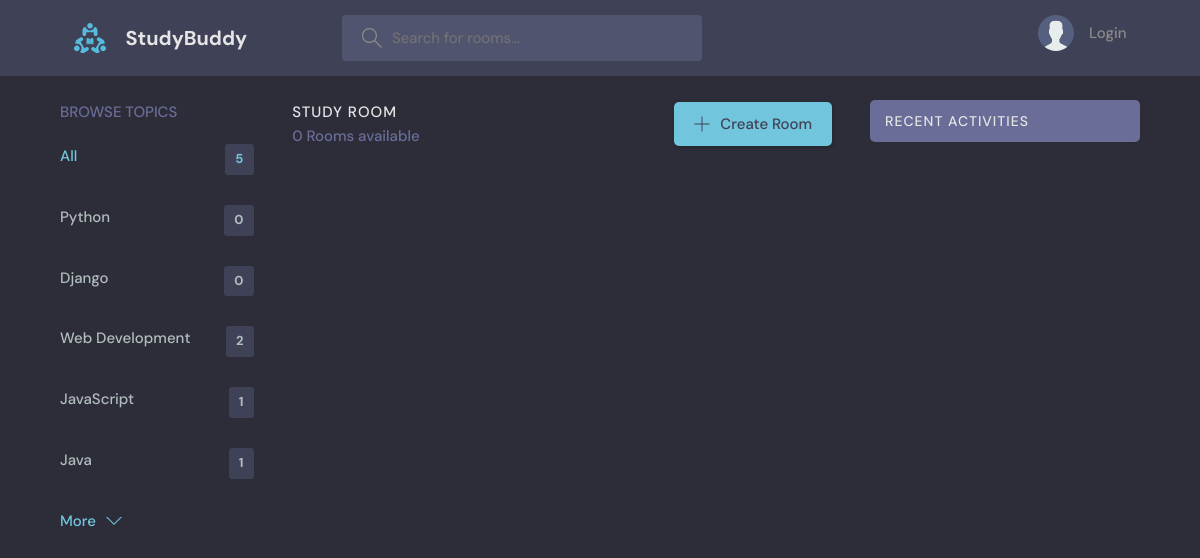
Page /?q=Python on the earlier database version.
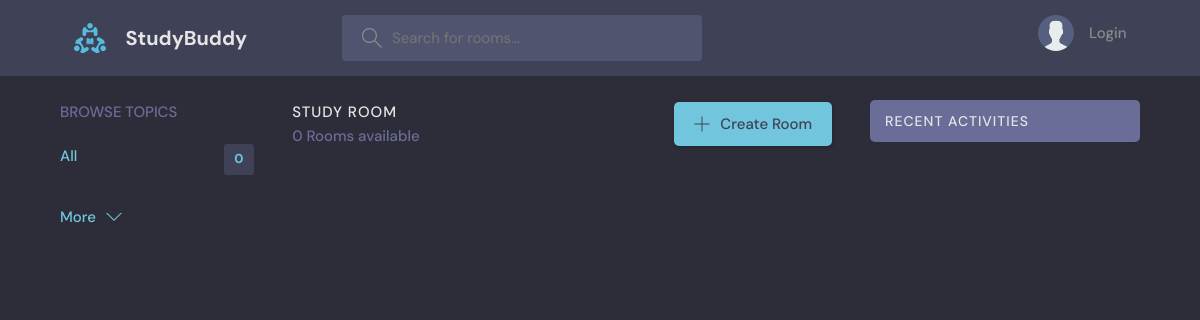
Same page on the later database version.
### base/models.py (models this page shows, shortened)
class Topic(models.Model):
    name = models.CharField(max_length=200)

### base/views.py (the view)
# urls.py: path('', views.home, name='home'),
def home(request):
    q = request.GET.get('q') if request.GET.get('q') != None else ''
    rooms = Room.objects.filter(
        Q(topic__name__icontains=q) |
        Q(name__icontains=q) |
        Q(description__icontains=q)
        )
    topics = Topic.objects.all()[0:5]
    room_count = rooms.count()
    room_messages = Message.objects.filter(Q(room__topic__name__icontains=q))
    context = {'rooms': rooms, 'topics': topics,
               'room_count': room_count, 'room_messages': room_messages}
    return render(request, 'base/home.html', context)

### base/templates/base/home.html (shortened to what this page needs)
{% extends 'main.html'%}
{% block content %}
  <main class="layout layout--3">
    <div class="container">
      {% include 'base/topics_component.html' %}
      <div class="roomList">
        <div class="roomList__header">
          <div>
            <h2>Study Room</h2>
            <p>{{room_count}} Rooms available</p>
          </div>
          <a class="btn btn--main" href="{% url 'create-room' %}">
            <svg version="1.1" xmlns="http://www.w3.org/2000/svg" width="32" height="32" viewBox="0 0 32 32">
              <title>add</title>
              <path
                d="M16.943 0.943h-1.885v14.115h-14.115v1.885h14.115v14.115h1.885v-14.115h14.115v-1.885h-14.115v-14.115z"
              ></path>
            </svg>
            Create Room
          </a>
        </div>
      </div>
       {% include 'base/activity_component.html' %}
    </div>
  </main>
{% endblock %}

### templates/main.html (shortened to what this page needs)
<!DOCTYPE html>
{% load static %}
<html lang="en">
<head>
  <link rel="stylesheet" href="{% static 'styles/style.css' %}" />
</head>
<body>
  {% include 'navbar.html' %}
  {% block content %}
  {% endblock %}
</body>
</html>

### templates/navbar.html (shortened to what this page needs)
{% load static %}
<header class="header header--loggedIn">
  <div class="container">
    <a href="{% url 'home' %}" class="header__logo">
      <img src="{% static 'images/logo.svg' %}" />
      <h1>StudyBuddy</h1>
    </a>
    <form class="header__search" method="GET" action="{% url 'home' %}">
      <label>
        <input name ="q" placeholder="Search for rooms..." />
      </label>
    </form>
    <nav class="header__menu">
      {% if request.user.is_authenticated %}
      <div class="header__user">
        <a href="{% url 'update-user' %}">
          <div class="avatar avatar--medium active">
            <img src="{{request.user.avatar.url}}" />
          </div>
          <p>{{request.user.username}} <span>@{{request.user.username}}</span></p>
        </a>
        <button class="dropdown-button">
          <svg version="1.1" xmlns="http://www.w3.org/2000/svg" width="32" height="32" viewBox="0 0 32 32">
            <title>chevron-down</title>
            <path d="M16 21l-13-13h-3l16 16 16-16h-3l-13 13z"></path>
          </svg>
        </button>
      </div>
      {% else %}
      <a href="{% url 'login' %}">
        <img src="{% static 'images/avatar.svg' %}" />
        <p>Login</p>
      </a>
      {% endif %}
    </nav>
  </div>
</header>

### base/templates/base/topics_component.html
<div class="topics">
  <div class="topics__header">
    <h2>Browse Topics</h2>
  </div>
  <ul class="topics__list">
    <li>
      <a href="{% url 'home' %}" class="active">All <span>{{topics.count}}</span></a>
    </li>
    {% for topic in topics %}
    <li>
      <a href="{% url 'home' %}?q={{topic.name}}">{{topic.name}} <span>{{topic.room_set.all.count}}</span></a>
    </li>
    {% endfor %}
  </ul>
  <a class="btn btn--link" href="{% url 'topics' %}">
    More
    <svg version="1.1" xmlns="http://www.w3.org/2000/svg" width="32" height="32" viewBox="0 0 32 32">
      <title>chevron-down</title>
      <path d="M16 21l-13-13h-3l16 16 16-16h-3l-13 13z"></path>
    </svg>
  </a>
</div>

### base/templates/base/activity_component.html (shortened to what this page needs)
<div class="activities">
  <div class="activities__header">
    <h2>Recent Activities</h2>
  </div>
</div>

### static/styles/style.css (style rules this page uses)
:root { --color-main: #71c6dd; --color-main-light: #e1f6fb; --color-dark: #3f4156; --color-dark-medium: #51546e; --color-dark-light: #696d97; --color-light: #e5e5e5; --color-gray: #8b8b8b; --color-light-gray: #b2bdbd; --color-bg: #2d2d39; --color-success: #5dd693; --color-error: #fc4b0b; }
* { font-family: "DM Sans", -apple-system, BlinkMacSystemFont, "Segoe UI", Roboto, Oxygen, Ubuntu, Cantarell, "Open Sans", "Helvetica Neue", sans-serif; margin: 0; padding: 0; box-sizing: border-box; text-rendering: optimizeLegibility; font-size: inherit; }
html { font-size: 56.25%; }
@media only screen and (min-width: 1200px) { html { font-size: 62.5%; } }
body { line-height: 1.6; font-weight: 400; font-size: 1.5rem; color: var(--color-light-gray); background-color: var(--color-bg); min-height: 100vh; }
img { width: 100%; }
a { display: inline-block; color: var(--color-main); text-decoration: none; }
.container { max-width: 120rem; width: 90%; margin: auto; }
.btn { background-color: transparent; border: none; display: inline-flex; align-items: center; gap: 1rem; cursor: pointer; transition: all ease-in-out 0.3s; padding: 1rem 2rem; border-radius: 5px; box-shadow: 1px 1px 3px 1px rgba(0, 0, 0, 0.15); font-weight: 500; }
.btn--link { border-radius: 0; padding: 0; color: var(--color-main); box-shadow: none; }
.btn--main { background-color: var(--color-main); color: var(--color-dark); }
.btn > svg { fill: currentColor; width: 1.6rem; height: 1.6rem; }
.header { padding: 1.5rem; background-color: var(--color-dark); }
.header > .container { display: flex; gap: 9.5rem; }
.header__logo, .header__user { display: flex; gap: 2rem; align-items: center; }
.header__logo > img { height: 3.2rem; width: 3.2rem; }
.header__logo > h1 { font-weight: 700; font-size: 2rem; color: var(--color-light); }
.header__search > label { background-color: var(--color-dark-medium); padding: 1.3rem 1rem; display: flex; align-items: center; gap: 1rem; border-radius: 4px; }
.header__search svg { fill: var(--color-gray); width: 2rem; height: 2rem; margin-left: 1rem; }
.header__search input { width: 30rem; background: transparent; border: none; outline: none; color: var(--color-light); }
.header__menu { margin-left: auto; position: relative; }
.header__menu a { display: flex; gap: 1.5rem; align-items: center; font-weight: 500; text-decoration: none; color: var(--color-gray); }
.header__menu img { height: 3.6rem; }
.header__menu p { line-height: 1.2; }
.layout { margin-top: 2.4rem; }
.layout > .container { display: flex; justify-content: space-between; align-items: flex-start; }
.layout--3 > .container > div:first-child { flex-basis: 18%; max-width: 22.5rem; }
.layout--3 > .container > div:nth-child(2) { flex-basis: 50%; }
.layout--3 > .container > div:last-child { flex-basis: 25%; }
.topics__header { margin-bottom: 2rem; }
.topics__header h2 { text-transform: uppercase; font-weight: 500; color: var(--color-dark-light); }
.topics__list { list-style: none; }
.topics__list li a { display: flex; justify-content: space-between; margin-bottom: 3rem; font-weight: 500; color: var(--color-light-gray); transition: all 0.3s ease-in-out; }
.topics__list li a.active, .topics__list li a:hover { color: var(--color-main); }
.topics__list li a span { padding: 0.5rem 1rem; background-color: var(--color-dark); border-radius: 3px; font-size: 1.3rem; font-weight: 700; letter-spacing: 1px; }
.roomList__header { display: flex; justify-content: space-between; align-items: center; margin-bottom: 2.4rem; }
.roomList__header h2 { text-transform: uppercase; font-weight: 500; color: var(--color-light); letter-spacing: 1px; }
.roomList__header p { font-weight: 500; color: var(--color-dark-light); }
.activities { background: var(--color-dark); border-radius: 5px; overflow: hidden; }
.activities__header h2 { background-color: var(--color-dark-light); text-transform: uppercase; font-weight: 500; padding: 1rem 1.5rem; color: var(--color-light); letter-spacing: 1px; font-size: 1.4rem; }

Differences in the rows shown:
removed Topic: name "Python", room_set.all.count "0"
removed Topic: name "Django", room_set.all.count "0"
removed Topic: name "Web Development", room_set.all.count "2"
removed Topic: name "JavaScript", room_set.all.count "1"
removed Topic: name "Java", room_set.all.count "1"
Other differences:
{{ topics.count }}: "5" → "0"
